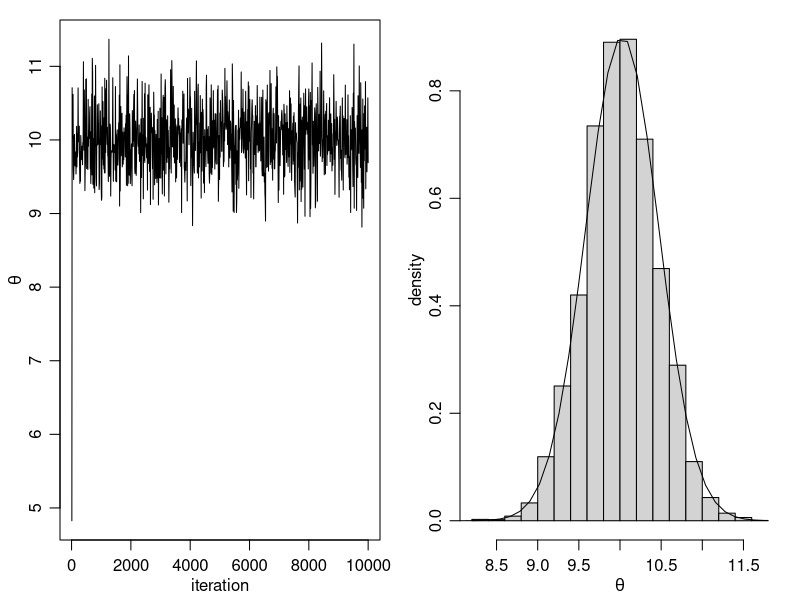

Write the R code that produced this figure.
## ---- chunk 1
knitr::opts_chunk$set(cache=TRUE)
## ---- chunk 2
# setting values 
set.seed(1)
s2<-1 
t2<-10 
mu<-5; 
n<-5

# defining the data
y<-c(9.37, 10.18, 9.16, 11.60, 10.33)
# mean of the normal posterior
mu.n<-( mean(y)*n/s2 + mu/t2 )/( n/s2+1/t2) 
# variance of the normal posterior 
t2.n<-1/(n/s2+1/t2)
## ---- chunk 3
####metropolis part####
##S = total num of simulations
theta<-0 ; delta<-2 ; S<-10000 ; THETA<-NULL
set.seed(1)

for(s in 1:S)
{
## simulating our proposal
theta.star<-rnorm(1,theta,sqrt(delta))
##taking the log of the ratio r
log.r<-( sum(dnorm(y,theta.star,sqrt(s2),log=TRUE)) +
dnorm(theta.star,mu,sqrt(t2),log=TRUE) ) -
( sum(dnorm(y,theta,sqrt(s2),log=TRUE)) +
dnorm(theta,mu,sqrt(t2),log=TRUE) )
if(log(runif(1))<log.r) { theta<-theta.star }
##updating THETA
THETA<-c(THETA,theta)
}
## ---- chunk 4
# two plots: trace of theta and 
# comparing the empirical distribution
# of simulated values to the true posterior
pdf("metropolis_normal.pdf",
    family="Times",height=3.5,width=7)
par(mar=c(3,3,1,1),mgp=c(1.75,.75,0))
par(mfrow=c(1,2))
# creating a sequence
skeep<-seq(10,S,by=10)
# making a trace place
plot(skeep,THETA[skeep],type="l",
xlab="iteration",ylab=expression(theta))
# making a histogram
hist(THETA[-(1:50)],prob=TRUE,main="",
xlab=expression(theta),ylab="density")
th<-seq(min(THETA),max(THETA),length=100)
lines(th,dnorm(th,mu.n,sqrt(t2.n)) )
dev.off()
